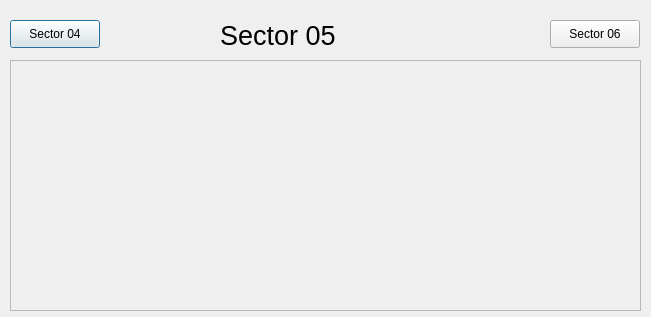
<?xml version="1.0" encoding="UTF-8"?>
<ui version="4.0">
 <class>Dialog</class>
 <widget class="QDialog" name="Dialog">
  <property name="geometry">
   <rect>
    <x>0</x>
    <y>0</y>
    <width>651</width>
    <height>317</height>
   </rect>
  </property>
  <property name="windowTitle">
   <string>Dialog</string>
  </property>
  <widget class="QLabel" name="label_2">
   <property name="geometry">
    <rect>
     <x>220</x>
     <y>20</y>
     <width>131</width>
     <height>31</height>
    </rect>
   </property>
   <property name="font">
    <font>
     <pointsize>20</pointsize>
    </font>
   </property>
   <property name="text">
    <string>Sector 05</string>
   </property>
  </widget>
  <widget class="ASguiFormPlugin" name="asguiformplugin">
   <property name="geometry">
    <rect>
     <x>10</x>
     <y>60</y>
     <width>631</width>
     <height>251</height>
    </rect>
   </property>
   <property name="uiFile" stdset="0">
    <string>SectorVacuumSchematic.ui</string>
   </property>
   <property name="variableSubstitutions" stdset="0">
    <string>SR=05 SRPREV=04</string>
   </property>
  </widget>
  <widget class="GuiPushButtonPlugin" name="guipushbuttonplugin">
   <property name="geometry">
    <rect>
     <x>10</x>
     <y>20</y>
     <width>90</width>
     <height>28</height>
    </rect>
   </property>
   <property name="text">
    <string>Sector 04</string>
   </property>
   <property name="guiFile">
    <string>SVS04.ui</string>
   </property>
   <property name="creationOption" stdset="0">
    <enum>GuiPushButtonPlugin::Open</enum>
   </property>
  </widget>
  <widget class="GuiPushButtonPlugin" name="guipushbuttonplugin_2">
   <property name="geometry">
    <rect>
     <x>550</x>
     <y>20</y>
     <width>90</width>
     <height>28</height>
    </rect>
   </property>
   <property name="text">
    <string>Sector 06</string>
   </property>
   <property name="guiFile">
    <string>SVS06.ui</string>
   </property>
   <property name="creationOption" stdset="0">
    <enum>GuiPushButtonPlugin::Open</enum>
   </property>
  </widget>
 </widget>
 <customwidgets>
  <customwidget>
   <class>GuiPushButtonPlugin</class>
   <extends>QPushButton</extends>
   <header>GuiPushButtonPlugin.h</header>
  </customwidget>
  <customwidget>
   <class>ASguiFormPlugin</class>
   <extends>QScrollArea</extends>
   <header>ASguiFormPlugin.h</header>
  </customwidget>
 </customwidgets>
 <resources/>
 <connections/>
</ui>
